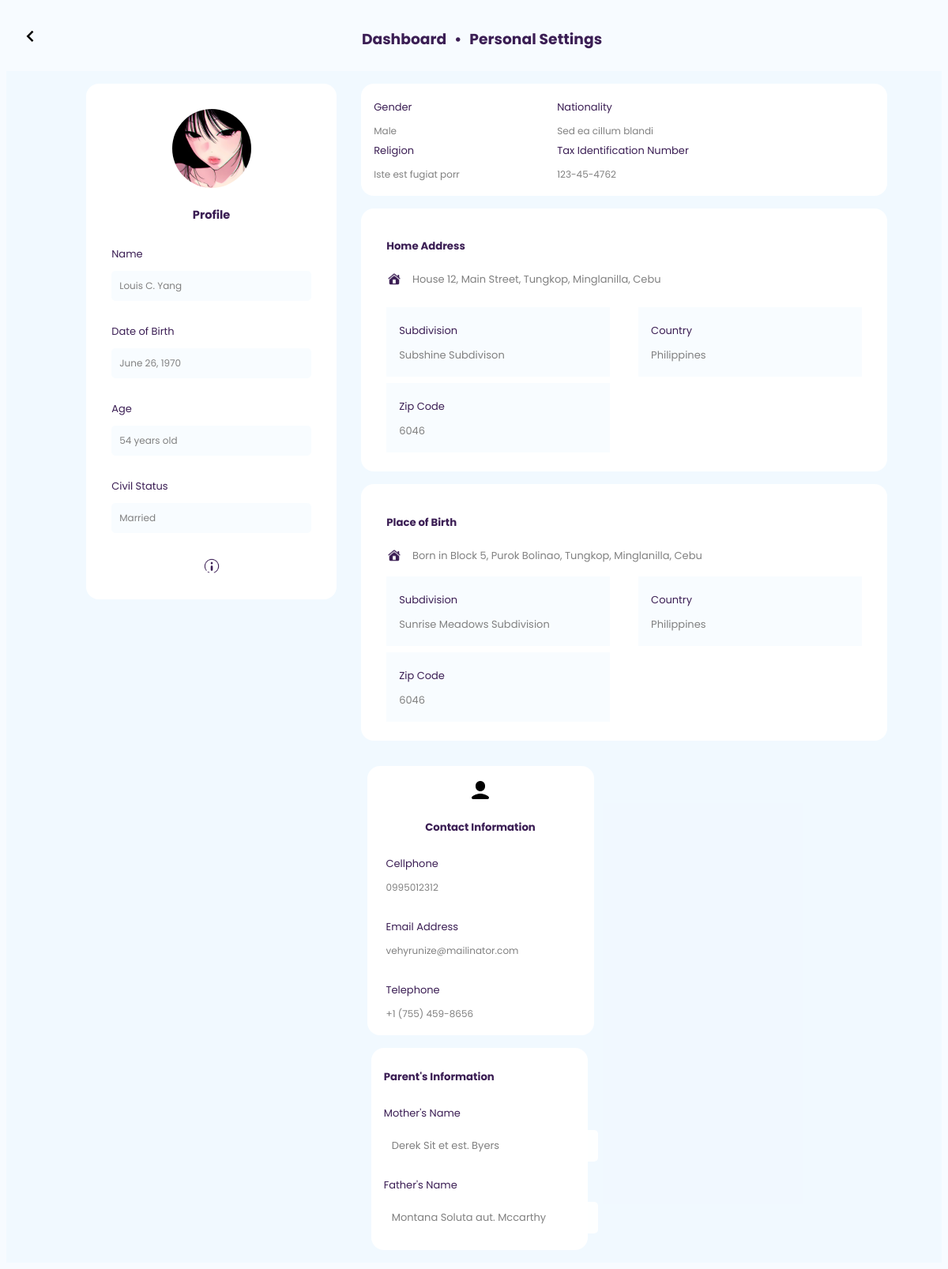
The app's page /success.php?id=99 with its own data.
### tables this page shows
CREATE TABLE `users` (
  `user_id` int(11) NOT NULL,
  `firstname` varchar(50) NOT NULL,
  `lastname` varchar(50) NOT NULL,
  `middle` varchar(50) NOT NULL,
  `dob` date NOT NULL,
  `age` int(50) NOT NULL,
  `sex` enum('Male','Female','Other') NOT NULL,
  `civil_status` varchar(20) NOT NULL,
  `other_status` varchar(50) NOT NULL,
  `tax` varchar(50) NOT NULL,
  `nationality` varchar(50) NOT NULL,
  `religion` varchar(50) NOT NULL,
  `status` varchar(20) NOT NULL
);

CREATE TABLE `addresses` (
  `address_id` int(11) NOT NULL,
  `user_id` int(11) DEFAULT NULL,
  `unit` varchar(10) DEFAULT NULL,
  `house_no` varchar(10) DEFAULT NULL,
  `street` varchar(100) DEFAULT NULL,
  `subdivision` varchar(100) DEFAULT NULL,
  `baranggay` varchar(50) DEFAULT NULL,
  `city_municipality` varchar(50) DEFAULT NULL,
  `province_home` varchar(50) DEFAULT NULL,
  `country` varchar(50) DEFAULT NULL,
  `zip` varchar(10) DEFAULT NULL
);

CREATE TABLE `birth_place` (
  `birth_id` int(11) NOT NULL,
  `user_id` int(11) NOT NULL,
  `b_unit` varchar(100) NOT NULL,
  `b_house` varchar(255) NOT NULL,
  `b_street` varchar(100) NOT NULL,
  `b_subdivision` varchar(100) NOT NULL,
  `b_baranggay` varchar(100) NOT NULL,
  `b_country` varchar(100) NOT NULL,
  `b_zip` int(50) NOT NULL,
  `municipality_birth` varchar(100) NOT NULL,
  `province_birth` varchar(100) NOT NULL
);

CREATE TABLE `contacts` (
  `contact_id` int(11) NOT NULL,
  `user_id` int(11) DEFAULT NULL,
  `mobile` varchar(15) NOT NULL,
  `email` varchar(100) NOT NULL,
  `telephone` varchar(20) DEFAULT NULL
);

CREATE TABLE `parents` (
  `parent_id` int(11) NOT NULL,
  `user_id` int(11) NOT NULL,
  `father_lastname` varchar(50) NOT NULL,
  `father_firstname` varchar(50) NOT NULL,
  `father_middleinitial` varchar(10) DEFAULT NULL,
  `mother_lastname` varchar(50) NOT NULL,
  `mother_firstname` varchar(50) NOT NULL,
  `mother_middleinitial` varchar(10) DEFAULT NULL
);

### model/User.php (called while the page is built, shortened)
<?php
class User
{
    private $conn;
    public function __construct($db_conn)
    {
        $this->conn = $db_conn;
    }
    public function getUserDetails($user_id)
    {
        $query = "SELECT users.user_id, users.firstname, users.lastname, users.middle, users.dob as 'date', users.age, users.sex, users.civil_status as civilStatus, users.other_status as otherStatus, users.tax, users.nationality, users.religion,
        ad.unit, ad.house_no as houseNo, ad.street, ad.subdivision, ad.baranggay, ad.city_municipality as cityMunicipality, ad.province_home, ad.country, ad.zip,
        birth.b_unit as birth_unit, birth.b_house as birth_house, birth.b_subdivision as birth_subdivision, birth.b_baranggay as birth_baranggay, birth.municipality_birth, birth.province_birth, birth.b_country as birth_country,  birth.b_zip as birth_zip, birth.b_street as birth_street,
        contacts.mobile, contacts.email, contacts.telephone,
        parents.father_lastname as lastnameFather, parents.father_firstname as firstnameFather, parents.father_middleinitial as middleinitialFather, parents.mother_lastname as lastnameMother, parents.mother_firstname as firstnameMother, parents.mother_middleinitial as middleinitialMother
        FROM users
        LEFT JOIN addresses ad ON users.user_id = ad.user_id
        LEFT JOIN birth_place birth ON users.user_id = birth.user_id
        LEFT JOIN contacts ON users.user_id = contacts.user_id
        LEFT JOIN parents ON users.user_id = parents.user_id
        WHERE users.user_id = :user_id";
        $statement = $this->conn->prepare($query);
        $statement->bindValue(':user_id', $user_id);
        $statement->execute();
        return $statement->fetch(PDO::FETCH_ASSOC);
    }
}

### success.php (the view, shortened to what this page needs)
<?php
require_once 'config/connection.php';
require_once 'model/User.php';
if (isset($_GET['id'])) {
  $user_id = $_GET['id'];
  $user = new User($conn);
  $data = $user->getUserDetails($user_id);
}
?>
<!DOCTYPE html>
<html lang="en">
<head>
  <link rel="stylesheet" href="assets/css/style.css" />
  <link href='https://unpkg.com/boxicons@2.1.4/css/boxicons.min.css' rel='stylesheet'>
</head>
<body style="background-color: rgba(200, 228, 255, 0.13)">
  <header>
    <div class="back2">
      <button onclick="window.location.href='views/dataView.php'"><i class='bx bx-chevron-left'></i></button>
    </div>
    <div class="header-success" style="margin-inline:auto;">
      <h3>Dashboard</h3>
      <h3>Personal Settings</h3>
    </div>
  </header>
  <div class="wrapper">
    <section>
      <div class="left-card">
        <div class="profile">
          <div class="img">
            <img src="assets/image/profile.png" alt="profile picture" />
          </div>
          <h5>Profile</h5>
        </div>
        <div class="card-info">
          <label for="name">Name</label><br />
          <input type="text" value="<?php echo $data['firstname'] . ' ' . strtoupper(substr($data['middle'], 0, 1)) . '. ' . $data['lastname'] ?>" readonly />
        </div>
        <div class="card-info">
          <br /><label for="date">Date of Birth</label><br />
          <input type="text" value="<?php echo date('F d, Y', strtotime($data['date'])); ?>" readonly />
        </div>
        <div class="card-info">
          <br /><label for="age">Age</label><br />
          <input type="text" value="<?php echo $data['age'] . ' years old'; ?>" readonly />
        </div>
        <div class="card-info">
          <br /><label for="status">Civil Status</label><br />
          <input type="text"
            value="<?php echo ($data['civilStatus'] === 'others' && !empty($data['otherStatus'])) ? $data['otherStatus'] : $data['civilStatus']; ?>"
            readonly />
        </div>
        <div class="info-icon">
          <img src="assets/image/info.png" alt="information" />
        </div>
      </div>
    </section>
    <section class="center-section">
      <div class="board2">
        <div class="card-info">
          <label for="sex">Gender</label><br />
          <input type="text" value="<?php echo $data['sex']; ?>" readonly />
        </div>
        <div class="card-info">
          <label for="nationality">Nationality</label><br />
          <input type="text" value="<?php echo $data['nationality']; ?>" readonly />
        </div>
        <div class="card-info">
          <label for="religion">Religion</label><br />
          <input type="text" value="<?php echo $data['religion']; ?>" readonly />
        </div>
        <div class="card-info">
          <label for="tax">Tax Identification Number</label><br />
          <input type="text" value="<?php echo $data['tax']; ?>" readonly />
        </div>
      </div>
      <div class="home-add-card">
        <div class="head-home-add">
          <h5>Home Address</h5>
        </div>
        <div class="infos">
          <img src="assets/image/home.png" alt="home" />
          <small><?php echo $data['houseNo'] . ', ' . $data['street'] . ', ' . $data['baranggay'] . ', ' . $data['cityMunicipality'] . ', ' . $data['province_home']; ?></small>
        </div>
        <br />
        <div class="infos2">
          <div class="card-info2">
            <label for="subdivision">Subdivision</label><br />
            <input type="text" value="<?php echo $data['subdivision']; ?>" readonly />
          </div>
          <div class="card-info2">
            <label for="country">Country</label><br />
            <input type="text" value="<?php echo $data['country']; ?>" readonly />
          </div>
          <div class="card-info2">
            <label for="zip">Zip Code</label><br />
            <input type="text" value="<?php echo $data['zip']; ?>" readonly />
          </div>
        </div>
      </div>
      <div class="home-add-card">
        <div class="birthplace-card">
          <h5>Place of Birth</h5>
          <div class="birth">
            <img src="assets/image/home.png" alt="home" />
            <small>Born in <?php echo $data['birth_house'] . ', ' . $data['birth_street'] . ', ' . $data['birth_baranggay'] . ', ' . $data['municipality_birth'] . ', ' . $data['province_home']; ?></small>
          </div>
        </div>
        <div class="infos2">
          <div class="card-info2">
            <label for="subdivision">Subdivision</label><br />
            <input type="text" value="<?php echo $data['birth_subdivision']; ?>" readonly />
          </div>
          <div class="card-info2">
            <label for="country">Country</label><br />
            <input type="text" value="<?php echo $data['birth_country']; ?>" readonly />
          </div>
          <div class="card-info2">
            <label for="zip">Zip Code</label><br />
            <input type="text" value="<?php echo $data['birth_zip']; ?>" readonly />
          </div>
        </div>
      </div>
    </section>
    <section class="contactinfo">
      <div class="board3">
        <div class="head-board3">
          <img src="assets/image/contact.png" alt="contacte image" />
          <h5>Contact Information</h5>
        </div>
        <div class="card-info">
          <label for="cellphone">Cellphone</label><br />
          <input type="text" value="<?php echo $data['mobile']; ?>" readonly />
        </div>
        <div class="card-info">
          <br /><label for="email">Email Address</label><br />
          <input type="text" value="<?php echo $data['email']; ?>" readonly />
        </div>
        <div class="card-info">
          <br /><label for="telephone">Telephone</label><br />
          <input type="text" value="<?php echo $data['telephone']; ?>" readonly />
        </div>
      </div>
      <div class="guardians-display">
        <h5>Parent's Information</h5>
        <div class="guardian-info">
          <div class="mother-info-display">
            <div class="card-info3">
              <label for="mother">Mother's Name</label><br />
              <input type="text" value="<?php echo $data['firstnameMother'] . ' ' . $data['middleinitialMother'] . '. ' . $data['lastnameMother']; ?>" readonly />
            </div>
          </div>
          <div class="father-info-display">
            <div class="card-info3">
              <label for="father">Father's Name</label><br />
              <input type="text" value="<?php echo $data['firstnameFather'] . ' ' . $data['middleinitialFather'] . '. ' . $data['lastnameFather']; ?>" readonly />
            </div>
          </div>
        </div>
      </div>
    </section>
  </div>
</body>
</html>

### assets/css/style.css (style rules this page uses)
* { font-family: "Poppins", serif; padding: 0; }
body { overflow-x: hidden; background-color: rgba(200, 228, 255, 0.13); }
header { max-width: 100%; height: 50px; padding: 1rem; display: flex; align-items: center; justify-content: space-between; color: #3b1e54a1; flex-direction: row; }
h3,h4,h5 { color: #3B1E54; }
input { padding: 10px; border-radius:5px; border-width: 1px; box-sizing: border-box; font-size: 13px; outline-color: rgb(38, 0, 82); border: none; margin-top: 10px; border-color: rgba(210, 196, 233, 0.959);; background-color: rgba(255, 255, 255, 0.959) }
label { font-size: 13px; color: #3B1E54; }
.profile { font-size: 1.1rem; }
.header-success { display: flex; align-items: center; gap: 10px; justify-content: center; }
.header-success h3::after { content: "•"; margin-left: 10px; font-size: 18px; }
.header-success h3:last-child::after { content: ""; }
.wrapper { display: flex; flex-wrap: wrap; gap: 2rem; max-width: 1500px; margin-inline: auto; align-items: flex-start; padding: 1rem; background-color: rgba(200, 228, 255, 0.13); justify-content: center; }
.left-card { flex: 1; width: 80%; padding: 2rem; border-radius: 1rem; background-color: white; }
.left-card input { color: gray; }
.info-icon { display: flex; align-items: center; justify-content: center; margin-top: 2rem; }
.info-icon img { width: 20px; cursor: pointer; }
.center-section { width: 55%; }
.center-section input { background-color: transparent !important; }
.board2 { flex: 2; padding: 1rem; background-color: white; border-radius: 1rem; width: 100%; display: flex; flex-direction: row; flex-wrap: wrap; align-items: flex-start; }
.board2 input { color: gray; }
.board3 { flex: 1; max-width: 15em; min-width: 12em; padding-block: 1rem; padding-inline: 1.5rem; background-color: white; border-radius: 1rem; margin-left: 1rem; }
.board3 input { background-color: transparent !important; }
.home-add-card { flex: 1 1 100%; padding-block: 1rem; padding-inline: 2rem; background-color: white; border-radius: 1rem; margin-top: 1rem; align-self: flex-start; width: 95%; }
.home-add-card input { color: gray; }
.home-add-card small { font-size: 13px; }
.guardians-display { padding-block: 5px; padding-inline: 1rem; background-color: white; border-radius: 1rem; margin-top: 1rem; flex-direction: column; position: relative; left: 7%; width: 80%; }
.guardian-info { display: flex; flex-direction: column; justify-content: space-between; position: relative; bottom: 1rem; }
.guardian-info input { color: gray; }
.home-add-card img { width: 20px; height: auto; }
.head-home-add { display: flex; align-items: center; }
.head-board3 { display: flex; flex-direction: column; align-items: center; }
.infos { width: 100%; display: flex; align-items: center; gap: .8rem; }
.home-add-card input { border: none; padding: 0; }
.board2 input { border: none; padding: 0; }
.board3 input { border: none; padding: 0; }
small { color: gray; }
.img { width: 100px; height: 100px; border-radius: 50%; overflow: hidden; }
.img img { width: 100%; height: 100%; object-fit: cover; }
.profile { width:100%; display: flex; justify-content: center; align-items: center; flex-direction: column; }
.card-info input { width: 100%; background-color: rgba(200, 228, 255, 0.13); color: gray; font-size: 12px; text-align: left; }
.card-info3 { margin-top: 1rem; }
.infos2 { display: flex; justify-content: space-between; flex-wrap: wrap; }
.card-info2 { background-color: rgba(200, 228, 255, 0.13); padding: 1rem; margin-bottom: .5rem; }
.card-info2 input { background-color: transparent; }
.father-info-display, .mother-info-display { width: 100%; }
.birth { width: 100%; display: flex; align-items: center; gap: .8rem; margin-bottom: 1rem; }
.contactinfo { display: flex; flex-direction: column; }
.back2 button { border: none; background-color: transparent; cursor: pointer; font-size: 30px; font-weight: 800; }

### records on screen
users: firstname+middle+lastname "Louis C. Yang", dob "June 26, 1970", age "54 years old", civil_status "Married", sex "Male", nationality "Sed ea cillum blandi", religion "Iste est fugiat porr", tax "123-45-4762", addresses.house_no "House 12", addresses.street "Main Street", addresses.baranggay "Tungkop", addresses.city_municipality "Minglanilla", addresses.province_home "Cebu", subdivision "Subshine Subdivison", country "Philippines", zip "6046", birth_place.b_house "Block 5", birth_place.b_street "Purok Bolinao", birth_place.b_baranggay "Tungkop", birth_place.municipality_birth "Minglanilla", b_subdivision "Sunrise Meadows Subdivision", b_country "Philippines", b_zip "6046", mobile "0995012312", email "vehyrunize@mailinator.com", telephone "+1 (755) 459-8656", mother_lastname "Derek Sit et est. Byers", father_lastname "Montana Soluta aut. Mccarthy"
